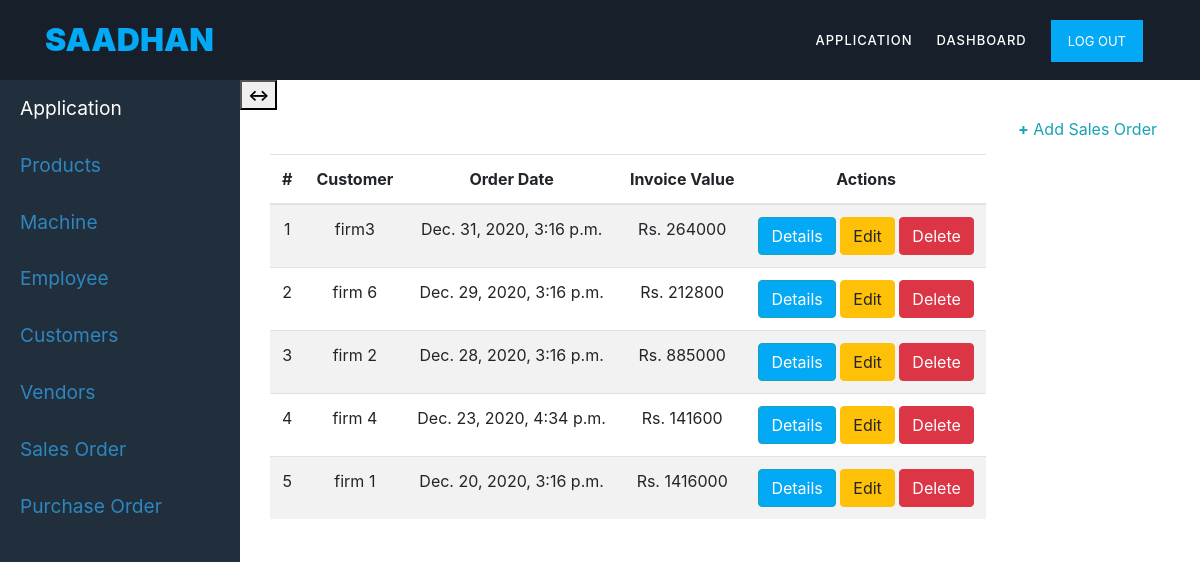
Page /sales/order/1 (signed in) on the committed database.
### mainapp/models.py (models this page shows, shortened)
class sales_order(models.Model):
	customer = models.ForeignKey(customer,on_delete=models.CASCADE)
	order_date = models.DateTimeField(default=timezone.now)
	firm = models.ForeignKey(user_firm,blank=True,on_delete=models.CASCADE)
	freight = models.PositiveIntegerField()
	remarks = models.CharField(max_length=100, default='N/A')
	total_amount = models.PositiveIntegerField(default=0)

class customer(models.Model):
	firm = models.ForeignKey(user_firm,blank=True,on_delete=models.CASCADE)
	firm_name = models.CharField(max_length=100)
	gstin = models.CharField(max_length=15,unique=True,null=True)
	contact_person = models.CharField(max_length=50)
	primary_contact_number = models.BigIntegerField(unique=True)
	secondary_contact_number = models.BigIntegerField(null=True,unique=True)
	email_address = models.EmailField(unique=True,null=True)
	street_address = models.TextField(max_length=250)
	pin_code = models.IntegerField()
	city = models.CharField(max_length=50)
	district = models.CharField(max_length=50)
	state = models.CharField(max_length=50)
	remarks = models.TextField(max_length=250,null=True,blank=True)
	def __str__(self):
		return self.firm_name

### mainapp/views.py (the view)
# urls.py: path('sales/order/<user_id>', SalesOrderListView.as_view(), name='sales-order-view'),
class SalesOrderListView(LoginRequiredMixin, ListView):
	model = sales_order
	template_name = 'mainapp/sales_order_view.html'
	context_object_name = 'item'
	def get_context_data(self, **kwargs):
		context = super().get_context_data(**kwargs)
		context['title'] = 'Sales Order List'
		return context
	def get_queryset(self, *args, **kwargs):
		user = get_object_or_404(User, id=self.kwargs['user_id'])
		firm = user_firm.objects.get(user = user)
		return sales_order.objects.filter(firm=firm).order_by('-order_date')

### mainapp/templates/mainapp/sales_order_view.html
{% extends 'mainapp/application.html' %}
{% block application_content %}
{% load crispy_forms_tags %}
<div class="container">
	<div class="row">
    <div class="col-12 col-md-offset-12 custyle table-responsive">
    <table class="table table-striped table-responsive table-responsive">
    <thead>
    <a href="{% url 'sales-order-create' %}" class="btn text-info btn-xs pull-right"><b>+</b> Add Sales Order</a>
    <legend>Sales Orders ({{item|length}})</legend>
    <tr>
            <th class="text-center">#</th>
            <th class="text-center">Customer</th>
            <th class="text-center">Order Date</th>
            <th class="text-center">Invoice Value</th>
            <th class="text-center">Actions</th>
        </tr>
    </thead>
    		{% for item in item %}
    		<tr>
    			<td class="text-center">{{forloop.counter}}</td>
    			<td class="text-center">{{item.customer}}</td>
                <td class="text-center">{{item.order_date}} </td>
                <td class="text-center">Rs. {{item.total_amount}} </td>
    			<td class="text-center">
                    <a href="{% url 'sales-order-details' item.id %}" class="btn btn-info" style="background-color: #03A9F4;">Details</a><b></b>
                    <a href="{% url 'sales-order-edit' item.id %}" class="btn btn-warning">Edit</a><b></b>
                    <a href="{% url 'sales-order-delete' item.id %}" class="btn btn-danger">Delete</a>
                </td>
    		</tr>
    		{% endfor %}
    </table>
    </div>
</div>
</div>
{% endblock %}

### mainapp/static/css/custom.css (style rules this page uses)
.body_design { background-color: #fff; }
html, body, div, span, applet, object, iframe, h1, h2, h3, h4, h5, h6, p, blockquote, div pre, a, abbr, acronym, address, big, cite, code, del, dfn, em, font, img, ins, kbd, q, s, samp, small, strike, strong, sub, sup, tt, var, b, u, i, center, dl, dt, dd, ol, ul, li, figure, header, nav, section, article, aside, footer, figcaption { margin: 0; padding: 0; border: 0; outline: 0; }
* { box-sizing: border-box; }
html, body { font-family: 'Poppins', sans-serif; font-weight: 400; background-color: #fff; font-size: 16px; -ms-text-size-adjust: 100%; -webkit-font-smoothing: antialiased; -moz-osx-font-smoothing: grayscale; }
a { text-decoration: none !important; }
html, body { background: #fff; font-family: 'Poppins', sans-serif; }

### rows in the picture
sales_order: customer "firm3", order_date "Dec. 31, 2020, 3:16 p.m.", total_amount "264000"
sales_order: customer "firm 6", order_date "Dec. 29, 2020, 3:16 p.m.", total_amount "212800"
sales_order: customer "firm 2", order_date "Dec. 28, 2020, 3:16 p.m.", total_amount "885000"
sales_order: customer "firm 4", order_date "Dec. 23, 2020, 4:34 p.m.", total_amount "141600"
sales_order: customer "firm 1", order_date "Dec. 20, 2020, 3:16 p.m.", total_amount "1416000"
